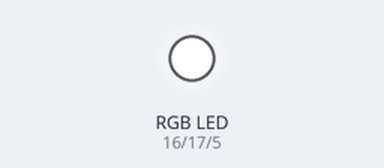
Bench run of a sketch on a simulated Arduino Uno, built with avr-gcc and run on an emulated ATmega328P. On the bench: an RGB LED mixed from three pins (HIGH = lit).

Above: at 0.2 s.
At 3.0 s:
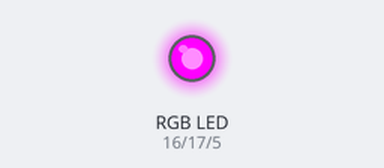
At 5.6 s:
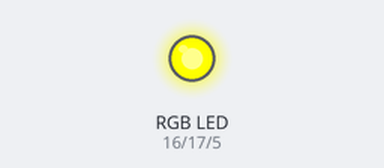
At 7.1 s:
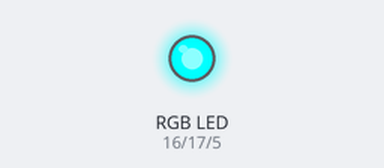
Timing chart, 0 to 8.0 s (numbered marks = the images above):
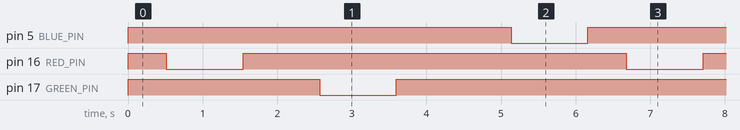

The sketch:

PWM-controlled_RGB_LED.ino
```cpp
const int RED_PIN = 16;
const int GREEN_PIN = 17;
const int BLUE_PIN = 5;


void setup() {
  for (int pin : {RED_PIN, GREEN_PIN, BLUE_PIN}) {
    pinMode(pin, OUTPUT);
    digitalWrite(pin, HIGH);
  }
}


void loop() {
  for (int pin : {RED_PIN, GREEN_PIN, BLUE_PIN}) {
    for (int i = 255; i >= 0; --i) {
      analogWrite(pin, i);
      delay(4);
    }
    for (int i = 0; i <= 255; ++i) {
      analogWrite(pin, i);
      delay(4);
    }
  }
}
```

Measured:
- by itself, pin 5 (BLUE_PIN), pin 16 (RED_PIN), pin 17 (GREEN_PIN): alternates HIGH for 5.1 s and LOW for 1.0 s
